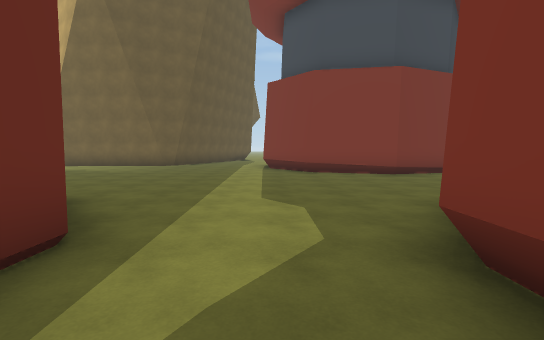
view 1 (above)

24 first-person views from a walk through a scene from a Unity 3-D project. The camera is 1.5 m above the floor, tilts 4° down and sees 85° across. The floor is counted in squares, 2 m on a side. Each view is taken from the middle of a square. On the plan, view 1 faces up. The plan holds only what a view shows up to about 10 squares ahead; the rest is blank. The place goes on beyond the plan. The player character is not drawn. Some surface patterns are stand-ins.

view 2
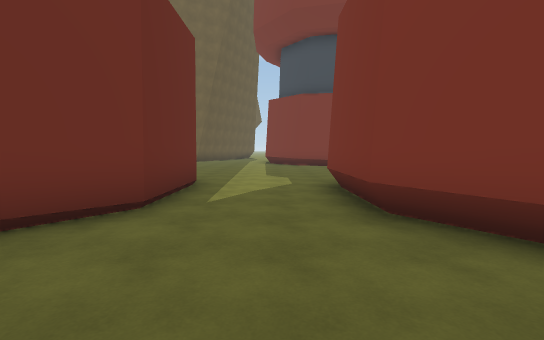

view 3
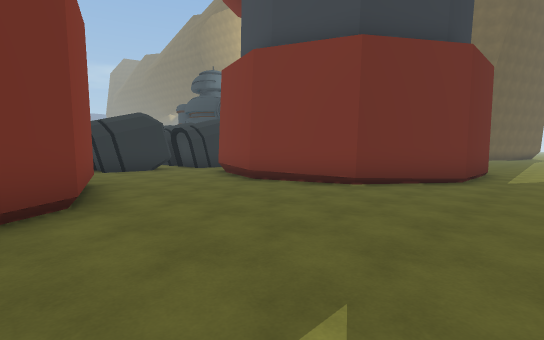

view 4
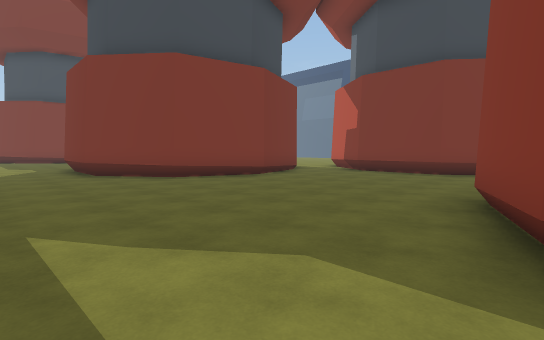

view 5
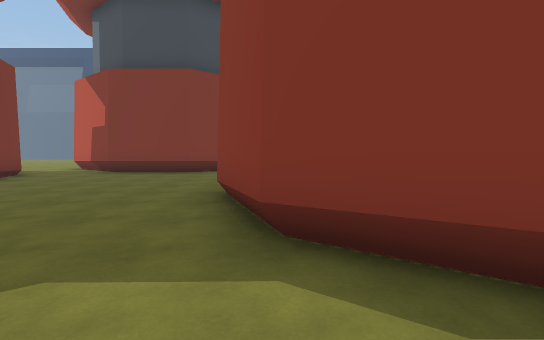

view 6
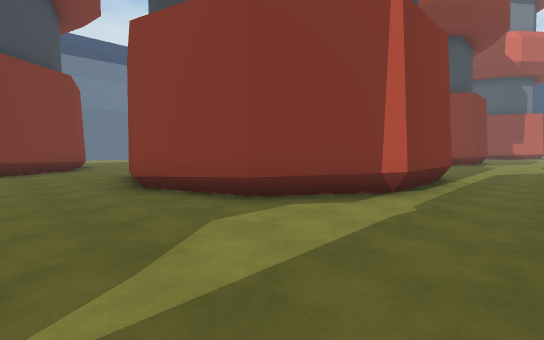

view 7
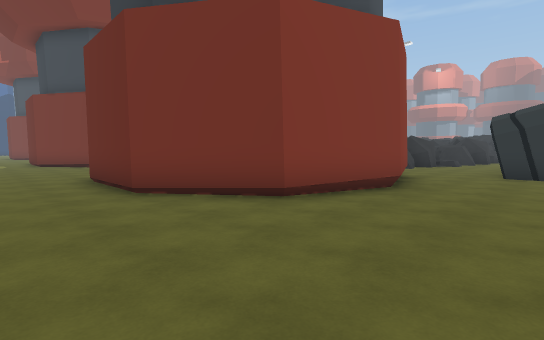

view 8
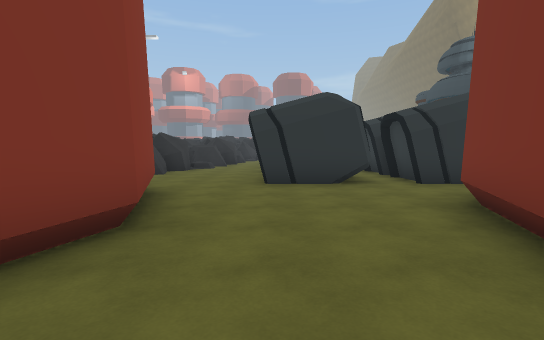

view 9
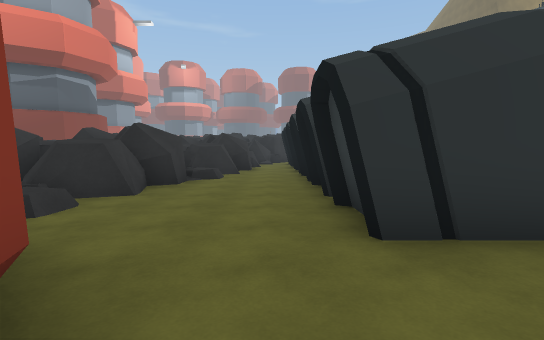

view 10
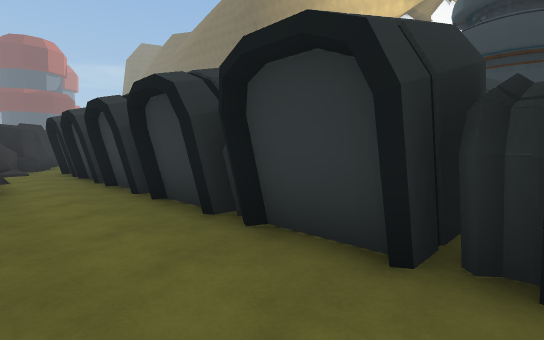

view 11
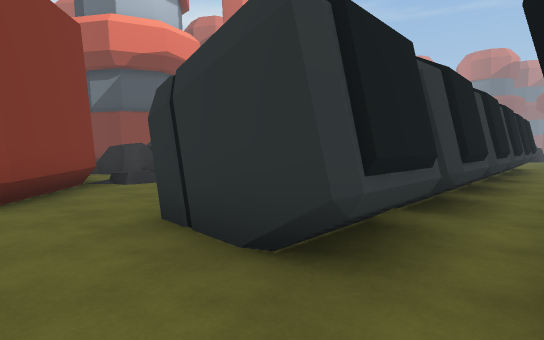

view 12
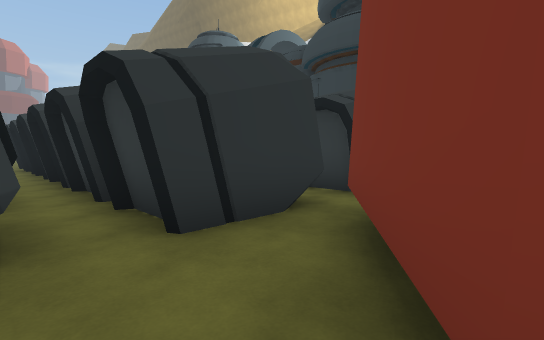

view 13
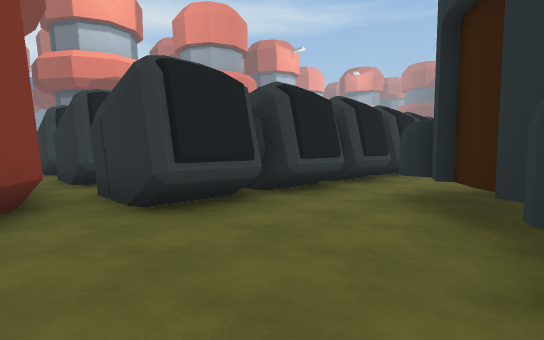

view 14
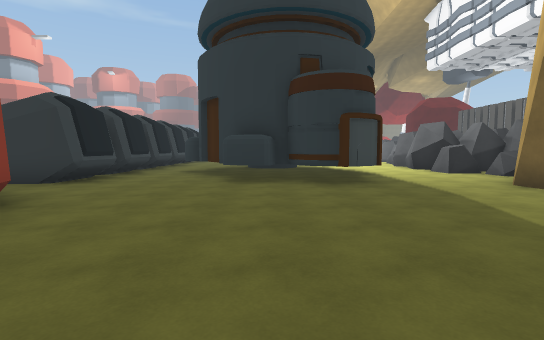

view 15
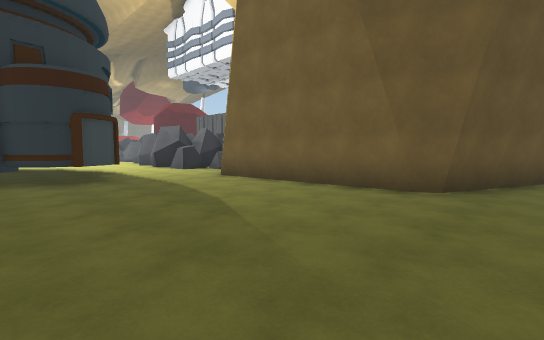

view 16
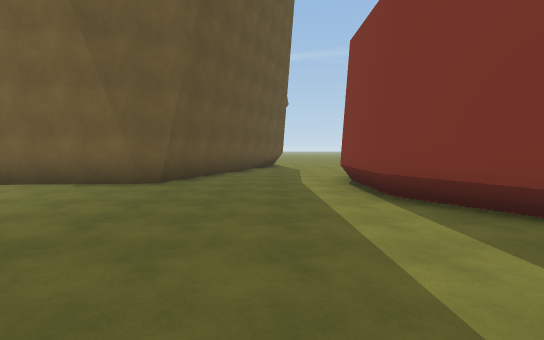

view 17
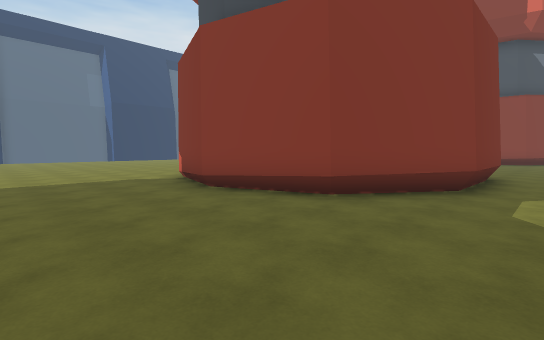

view 18
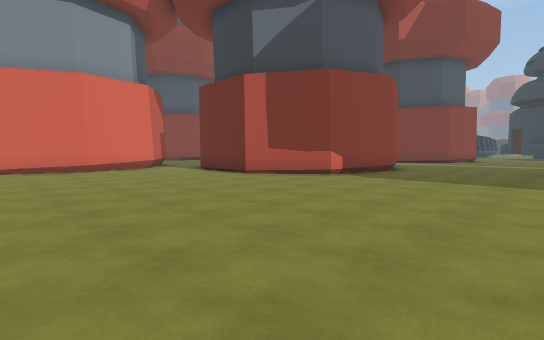

view 19
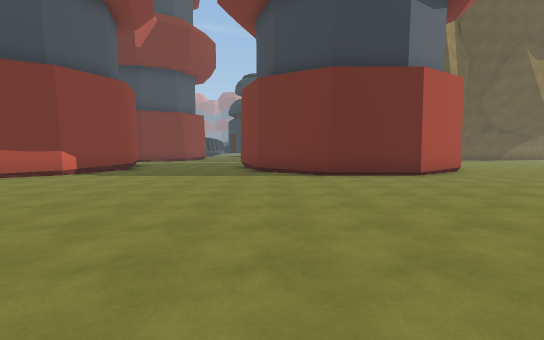

view 20
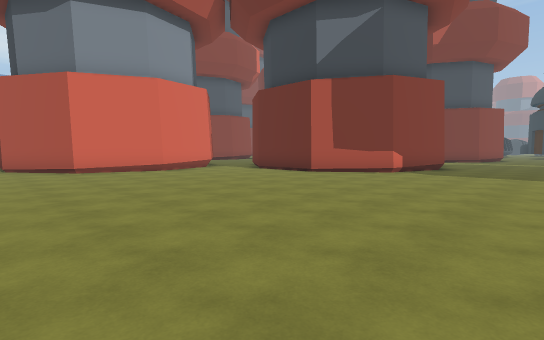

view 21
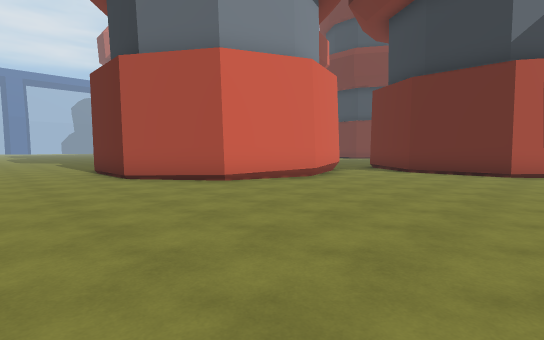

view 22
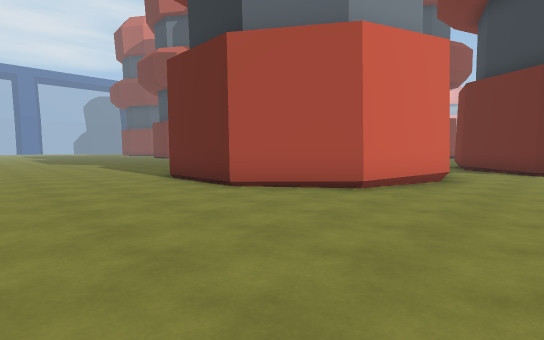

view 23
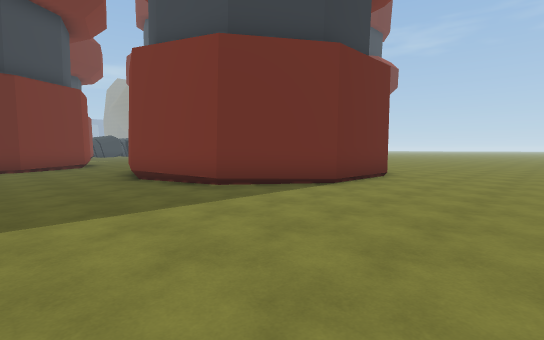

view 24
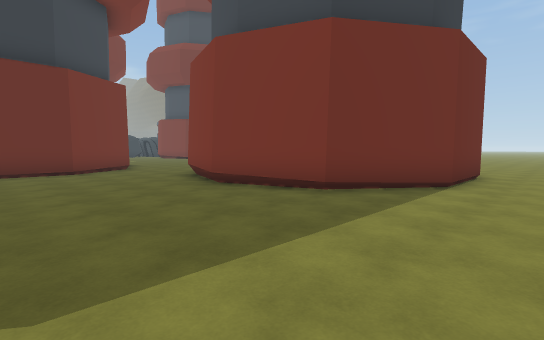

### Floor plan
Key: @ floor where view 1 was taken; # wall or solid block; . main floor; : floor 0.25 m higher than the main floor; = window, fence, low wall or low ledge; ^ raised ledge; O other object.
Columns run from 22 left of view 1 to 20 right of it. Each row starts with its distance up from view 1.
 15         ###       #...       #....
 14         ##.     ###...#      #.....
 13         ....#####.....#      #......
 12         ..............#      #.......
 11         OO............##    ##........
 10          OOO...........##  ##..........
  9           OOO...........####..........
  8           OO............................
  7          OOO............................
  6         OO....... ......................
  5      ...O......   ......................
  4     O.OOOOOO..#     .....#####..........
  3   OOOOOOOOOO.##      ...##   ##...........
  2           OO.#      #..##     ##..........
  1            ..#      #..#       #..........
  0            O.#      #.@##      #...........
 -1          O O.##    ##...#     ##...........
 -2   OOOOOOOOOO..## ###....##   ##...##.......
 -3 OOOOOOOOOOOO...###.......#####..######.....
 -4          OOO...................##    ##....
 -5 OOOOOOOOOOOO...................#      #....
 -6 ...............................#      #....
 -7   ^ .........#####.............#      #....
 -8     #####...##   ##............##    ##....
 -9     ##  ##:##     ##............##  ##.....
-10         ##.        #...######....####......
-11       ####=        #...#    ##.............
-12          ^^        #..##     ##............
-13                    ...#       #............
-14                    ...#       #..........

Positions as (right, up) in squares from view 1, and headings:
1: (0, 0), facing up
2: (0, -4), facing up
3: (0, -8), facing up-left
4: (-1, -10), facing up-right
5: (-1, -10), facing right
6: (-2, -7), facing down-right
7: (-1, -4), facing down-left
8: (-4, -5), facing left
9: (-8, -6), facing left
10: (-12, -7), facing up-left
11: (-9, -2), facing down-left
12: (-8, -3), facing up-left
13: (-9, 7), facing down-left
14: (-4, 8), facing left
15: (-3, 8), facing up-left
16: (-2, 7), facing up
17: (0, 8), facing down-right
18: (15, 9), facing down-left
19: (16, 10), facing left
20: (17, 8), facing down-left
21: (19, 3), facing down-left
22: (20, 0), facing down-left
23: (20, -13), facing up-left
24: (18, -14), facing up-left
